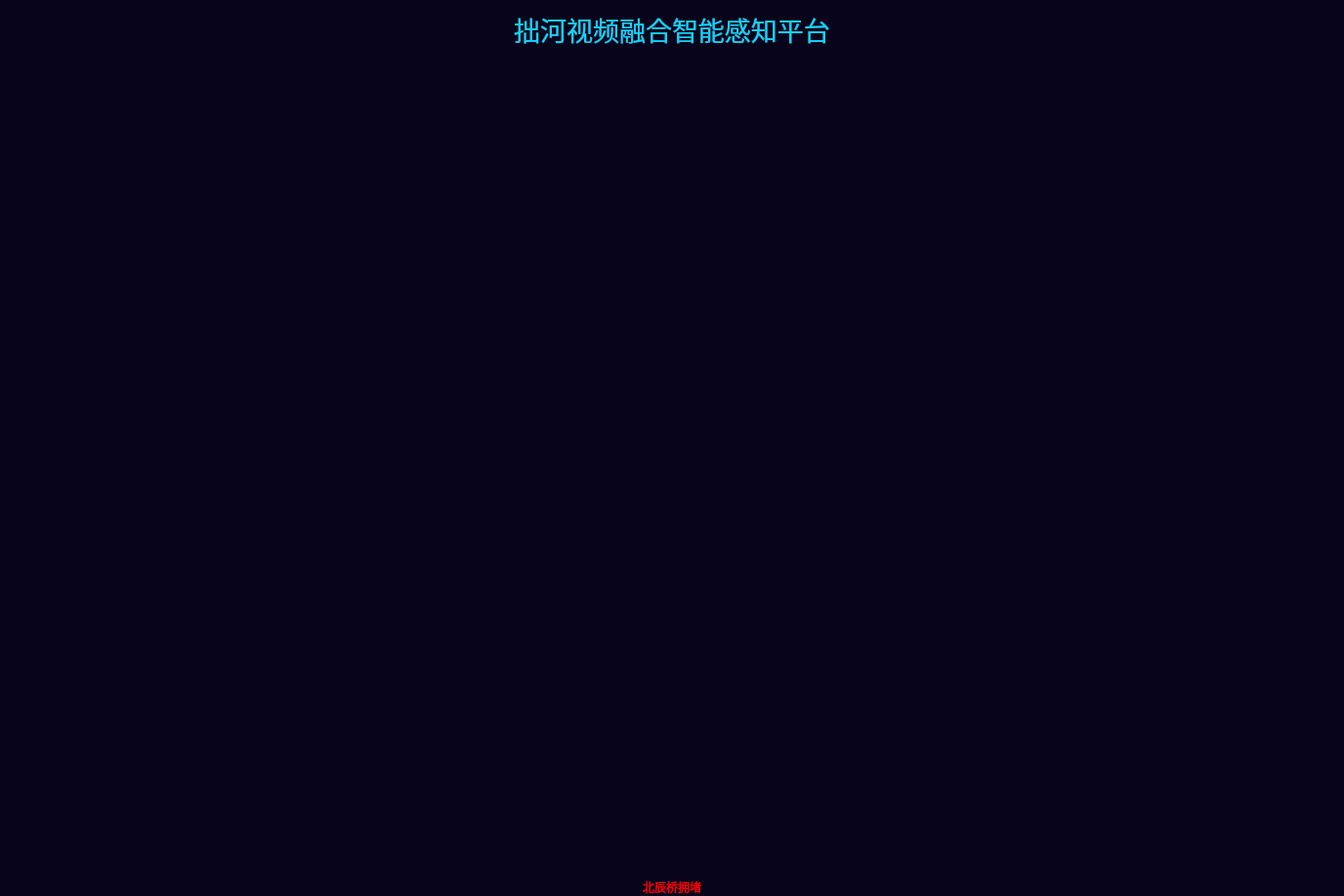
<?xml version="1.0" encoding="UTF-8"?>
<ui version="4.0">
 <class>MultiLargeScreenClass</class>
 <widget class="QMainWindow" name="MultiLargeScreenClass">
  <property name="geometry">
   <rect>
    <x>0</x>
    <y>0</y>
    <width>1376</width>
    <height>917</height>
   </rect>
  </property>
  <property name="sizePolicy">
   <sizepolicy hsizetype="Expanding" vsizetype="Expanding">
    <horstretch>0</horstretch>
    <verstretch>0</verstretch>
   </sizepolicy>
  </property>
  <property name="windowTitle">
   <string>MultiLargeScreen</string>
  </property>
  <property name="autoFillBackground">
   <bool>false</bool>
  </property>
  <property name="styleSheet">
   <string notr="true">background-color: rgb(8, 4, 27);</string>
  </property>
  <widget class="QWidget" name="centralWidget">
   <property name="sizePolicy">
    <sizepolicy hsizetype="Expanding" vsizetype="Expanding">
     <horstretch>0</horstretch>
     <verstretch>0</verstretch>
    </sizepolicy>
   </property>
   <property name="styleSheet">
    <string notr="true">border-image: url(:/UI/back/borde.png) 0 0 0 0;</string>
   </property>
   <layout class="QVBoxLayout" name="verticalLayout_2" stretch="3,1,20,1,20,0">
    <property name="spacing">
     <number>0</number>
    </property>
    <property name="leftMargin">
     <number>0</number>
    </property>
    <property name="topMargin">
     <number>0</number>
    </property>
    <property name="rightMargin">
     <number>0</number>
    </property>
    <property name="bottomMargin">
     <number>0</number>
    </property>
    <item>
     <layout class="QHBoxLayout" name="horizontalLayout_3">
      <item>
       <widget class="QLabel" name="lblTitle">
        <property name="sizePolicy">
         <sizepolicy hsizetype="Expanding" vsizetype="Expanding">
          <horstretch>0</horstretch>
          <verstretch>0</verstretch>
         </sizepolicy>
        </property>
        <property name="font">
         <font>
          <family>微软雅黑</family>
          <pointsize>18</pointsize>
          <weight>50</weight>
          <bold>false</bold>
         </font>
        </property>
        <property name="text">
         <string>&lt;html&gt;&lt;head/&gt;&lt;body&gt;&lt;p align=&quot;center&quot;&gt;&lt;span style=&quot; font-size:20pt; color:#17cffd;&quot;&gt;拙河视频融合智能感知平台&lt;/span&gt;&lt;/p&gt;&lt;/body&gt;&lt;/html&gt;</string>
        </property>
       </widget>
      </item>
     </layout>
    </item>
    <item>
     <spacer name="verticalSpacertop">
      <property name="orientation">
       <enum>Qt::Vertical</enum>
      </property>
      <property name="sizeType">
       <enum>QSizePolicy::Preferred</enum>
      </property>
      <property name="sizeHint" stdset="0">
       <size>
        <width>20</width>
        <height>5</height>
       </size>
      </property>
     </spacer>
    </item>
    <item>
     <layout class="QHBoxLayout" name="horizontalLayout" stretch="1,10,1,10,1">
      <item>
       <widget class="QLabel" name="labeltl">
        <property name="sizePolicy">
         <sizepolicy hsizetype="Fixed" vsizetype="Fixed">
          <horstretch>0</horstretch>
          <verstretch>0</verstretch>
         </sizepolicy>
        </property>
        <property name="minimumSize">
         <size>
          <width>5</width>
          <height>0</height>
         </size>
        </property>
        <property name="styleSheet">
         <string notr="true">background-image: url(:/UI/back/blankh.png);</string>
        </property>
        <property name="text">
         <string/>
        </property>
       </widget>
      </item>
      <item>
       <widget class="QLabel" name="labelvideo">
        <property name="sizePolicy">
         <sizepolicy hsizetype="Expanding" vsizetype="Expanding">
          <horstretch>0</horstretch>
          <verstretch>0</verstretch>
         </sizepolicy>
        </property>
        <property name="styleSheet">
         <string notr="true">border-image: url(:/UI/button/alarm2.png);</string>
        </property>
        <property name="text">
         <string/>
        </property>
       </widget>
      </item>
      <item>
       <widget class="QLabel" name="label_2">
        <property name="sizePolicy">
         <sizepolicy hsizetype="Fixed" vsizetype="Fixed">
          <horstretch>0</horstretch>
          <verstretch>0</verstretch>
         </sizepolicy>
        </property>
        <property name="minimumSize">
         <size>
          <width>5</width>
          <height>0</height>
         </size>
        </property>
        <property name="styleSheet">
         <string notr="true">background-image: url(:/UI/back/blankh.png);</string>
        </property>
        <property name="text">
         <string/>
        </property>
       </widget>
      </item>
      <item>
       <widget class="QLabel" name="labelmap">
        <property name="sizePolicy">
         <sizepolicy hsizetype="Expanding" vsizetype="Expanding">
          <horstretch>0</horstretch>
          <verstretch>0</verstretch>
         </sizepolicy>
        </property>
        <property name="styleSheet">
         <string notr="true">border-image: url(:/UI/back/alarm2.png);</string>
        </property>
        <property name="text">
         <string/>
        </property>
       </widget>
      </item>
      <item>
       <widget class="QLabel" name="label_7">
        <property name="sizePolicy">
         <sizepolicy hsizetype="Fixed" vsizetype="Fixed">
          <horstretch>0</horstretch>
          <verstretch>0</verstretch>
         </sizepolicy>
        </property>
        <property name="minimumSize">
         <size>
          <width>5</width>
          <height>0</height>
         </size>
        </property>
        <property name="styleSheet">
         <string notr="true">background-image: url(:/UI/back/blankh.png);</string>
        </property>
        <property name="text">
         <string/>
        </property>
       </widget>
      </item>
     </layout>
    </item>
    <item>
     <spacer name="verticalSpacermid">
      <property name="orientation">
       <enum>Qt::Vertical</enum>
      </property>
      <property name="sizeType">
       <enum>QSizePolicy::Preferred</enum>
      </property>
      <property name="sizeHint" stdset="0">
       <size>
        <width>20</width>
        <height>2</height>
       </size>
      </property>
     </spacer>
    </item>
    <item>
     <layout class="QHBoxLayout" name="horizontalLayout_2" stretch="1,20,1">
      <item>
       <widget class="QLabel" name="label_5">
        <property name="sizePolicy">
         <sizepolicy hsizetype="Fixed" vsizetype="Fixed">
          <horstretch>0</horstretch>
          <verstretch>0</verstretch>
         </sizepolicy>
        </property>
        <property name="minimumSize">
         <size>
          <width>10</width>
          <height>0</height>
         </size>
        </property>
        <property name="styleSheet">
         <string notr="true">background-image: url(:/UI/back/blankh.png);</string>
        </property>
        <property name="text">
         <string/>
        </property>
       </widget>
      </item>
      <item>
       <widget class="QLabel" name="labelref">
        <property name="sizePolicy">
         <sizepolicy hsizetype="Expanding" vsizetype="Expanding">
          <horstretch>0</horstretch>
          <verstretch>0</verstretch>
         </sizepolicy>
        </property>
        <property name="styleSheet">
         <string notr="true">border-image: url(:/UI/back/refcvcam.png);</string>
        </property>
        <property name="text">
         <string/>
        </property>
       </widget>
      </item>
      <item>
       <widget class="QLabel" name="label_3">
        <property name="sizePolicy">
         <sizepolicy hsizetype="Fixed" vsizetype="Fixed">
          <horstretch>0</horstretch>
          <verstretch>0</verstretch>
         </sizepolicy>
        </property>
        <property name="minimumSize">
         <size>
          <width>10</width>
          <height>0</height>
         </size>
        </property>
        <property name="styleSheet">
         <string notr="true">background-image: url(:/UI/back/blankh.png);</string>
        </property>
        <property name="text">
         <string/>
        </property>
       </widget>
      </item>
     </layout>
    </item>
    <item>
     <layout class="QHBoxLayout" name="horizontalLayout_4">
      <item>
       <widget class="QLabel" name="labelstatus">
        <property name="sizePolicy">
         <sizepolicy hsizetype="Expanding" vsizetype="Fixed">
          <horstretch>0</horstretch>
          <verstretch>0</verstretch>
         </sizepolicy>
        </property>
        <property name="minimumSize">
         <size>
          <width>0</width>
          <height>15</height>
         </size>
        </property>
        <property name="font">
         <font>
          <family>微软雅黑</family>
         </font>
        </property>
        <property name="text">
         <string>&lt;html&gt;&lt;head/&gt;&lt;body&gt;&lt;p align=&quot;center&quot;&gt;&lt;span style=&quot; color:#ff0000;&quot;&gt;北辰桥拥堵&lt;/span&gt;&lt;/p&gt;&lt;/body&gt;&lt;/html&gt;</string>
        </property>
       </widget>
      </item>
     </layout>
    </item>
   </layout>
  </widget>
 </widget>
 <layoutdefault spacing="6" margin="11"/>
 <resources>
  <include location="MultiLargeScreen.qrc"/>
 </resources>
 <connections/>
</ui>
